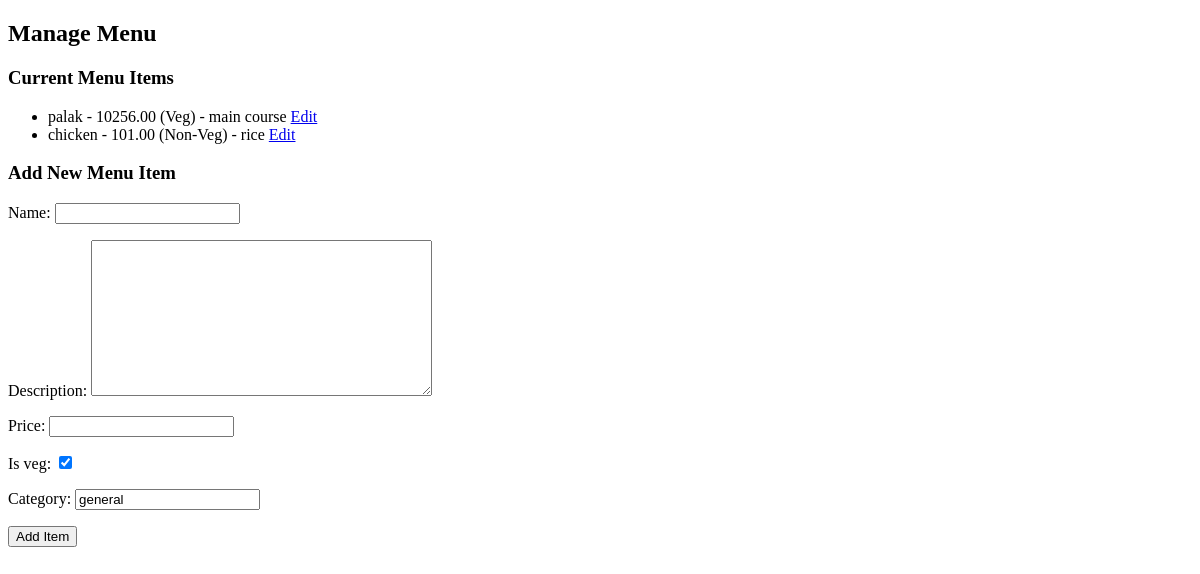
The app's page /restaurant/manage-menu/ (signed in), older data.
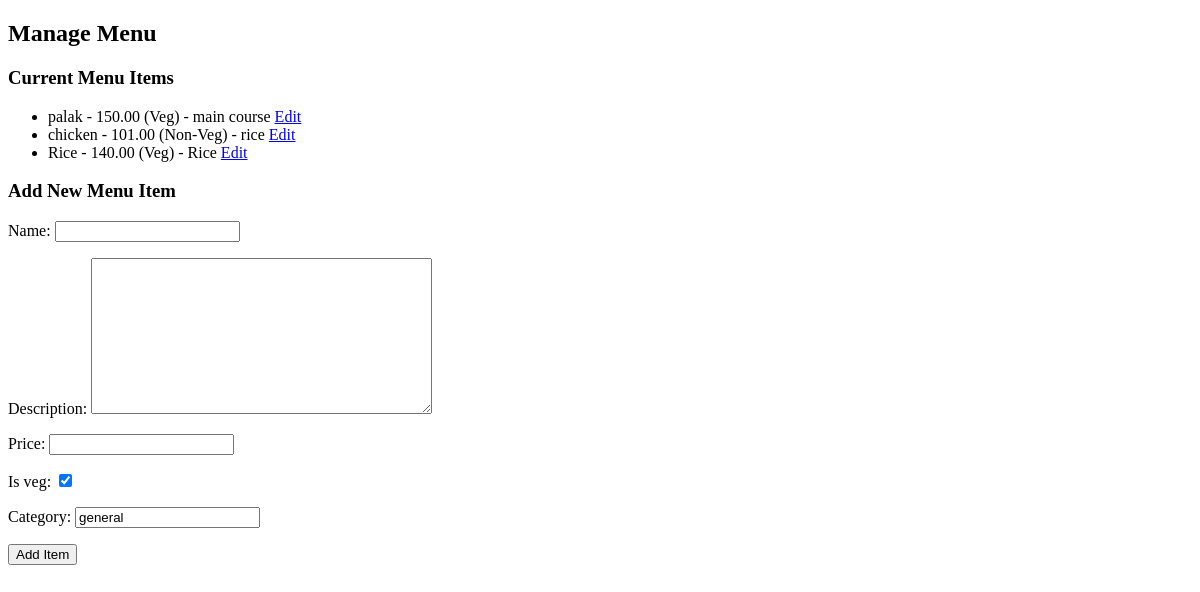
The same page, newer data.
### restaurant/models.py (models this page shows, shortened)
class MenuItem(models.Model):
    restaurant = models.ForeignKey('Restaurant', on_delete=models.CASCADE, related_name='menu_items')
    name = models.CharField(max_length=255)
    description = models.TextField(null=True, blank=True)
    price = models.DecimalField(max_digits=10, decimal_places=2)
    is_veg = models.BooleanField(default=True)
    category = models.CharField(max_length=100, default='general')

### restaurant/views.py (the view)
# urls.py: path('manage-menu/', views.manage_menu, name='manage_menu'),
def manage_menu(request, item_id=None):
    restaurant = request.user.restaurant  # Assuming owner is linked to the restaurant
    menu_items = MenuItem.objects.filter(restaurant=restaurant)
    if item_id:
        menu_item = get_object_or_404(MenuItem, id=item_id, restaurant=restaurant)
    else:
        menu_item = None
    if request.method == 'POST':
        form = MenuItemForm(request.POST, instance=menu_item)
        if form.is_valid():
            menu_item = form.save(commit=False)
            menu_item.restaurant = restaurant
            menu_item.save()
            return redirect('manage_menu')
    else:
        form = MenuItemForm(instance=menu_item)
    return render(request, 'restaurant/manage_menu.html', {'menu_items': menu_items, 'form': form, 'editing_item': menu_item})

### restaurant/forms.py
class MenuItemForm(forms.ModelForm):
    class Meta:
        model = MenuItem
        fields = ['name', 'description', 'price', 'is_veg', 'category']

### restaurant/templates/restaurant/manage_menu.html (shortened to what this page needs)
<!DOCTYPE html>
<html lang="en">
<head>
</head>
<body>
    <h2>Manage Menu</h2>
    <h3>Current Menu Items</h3>
    <ul>
        {% for item in menu_items %}
            <li>
                {{ item.name }} - {{ item.price }} ({{ item.is_veg|yesno:"Veg,Non-Veg" }}) - {{ item.category }}
                <a href="{% url 'manage_menu_edit' item.id %}">Edit</a>
            </li>
        {% empty %}
            <li>No menu items available.</li>
        {% endfor %}
    </ul>
    <h3>{% if editing_item %}Edit Menu Item{% else %}Add New Menu Item{% endif %}</h3>
    <form method="POST">
        {{ form.as_p }}
        <button type="submit">{% if editing_item %}Save Changes{% else %}Add Item{% endif %}</button>
    </form>
</body>
</html>

Row changes from the older to the newer data that the page shows:
changed MenuItem "palak": price "10256.00" → "150.00"
added MenuItem: name "Rice", price "140.00", is_veg "Veg", category "Rice"
